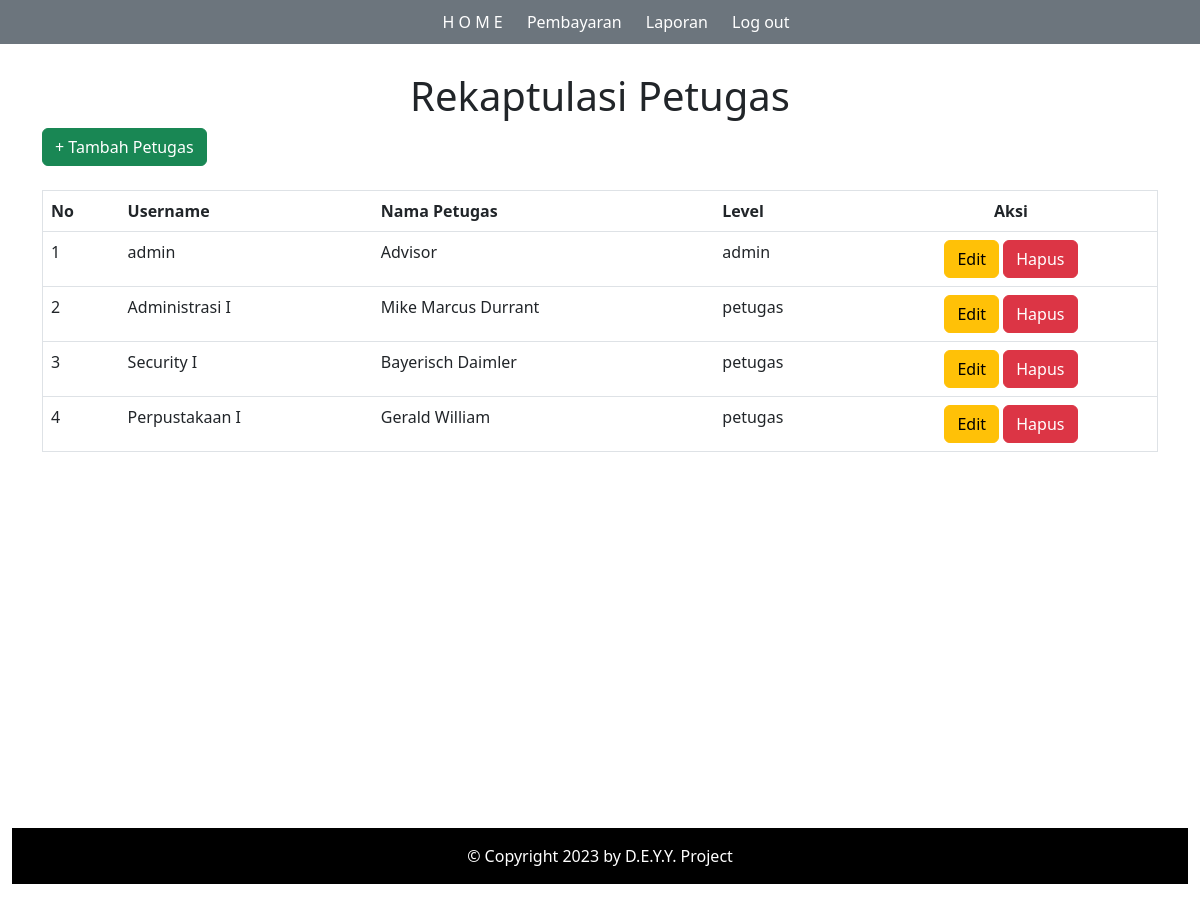
Page /PembayaranSPPSekolah/petugas.php on the committed database.
### tables this page shows
CREATE TABLE `tb_petugas` (
  `id_petugas` int(11) NOT NULL,
  `username` varchar(100) NOT NULL,
  `password` varchar(100) NOT NULL,
  `nama_petugas` varchar(100) NOT NULL,
  `level` enum('admin','petugas') NOT NULL,
  `token` text DEFAULT NULL
);

### PembayaranSPPSekolah/petugas.php (the view, shortened to what this page needs)
<?php
$koneksi = mysqli_connect('localhost', 'root', '', 'db_spp');
?>
<!doctype html>
<html lang="en">
<head>
    <link rel="stylesheet" href="assets/css/style.css">
    <link rel="stylesheet" href="assets/css/bootstrap.min.css">
</head>
<body class="container-fluid">
    <?php
    include "header.php";
    ?>
    <br>
    <div class="container">
        <div class="text-center">
            <h1 class="mt-5">Rekaptulasi Petugas</h1>
        </div>
        <a href="petugas-tambah.php" class="btn btn-success">+ Tambah Petugas</a>
        <br><br>
        <table border="1" width="100%" class="table table-hover">
            <tr>
                <th>No</th>
                <th>Username</th>
                <th>Nama Petugas</th>
                <th>Level</th>
                <th class="text-center">Aksi</th>
            </tr>
            <?php
            $no = 1;
            $sql = "CALL pPetugas1()";
            $query = mysqli_query($koneksi, $sql);
            while ($data = mysqli_fetch_array($query)) {?>
                <tr>
                    <td><?= $no++; ?></td>
                    <td><?= $data['username']; ?></td>
                    <td><?= $data['nama_petugas']; ?></td>
                    <td><?= $data['level']; ?></td>
                    <td class="text-center"><a href="petugas-edit.php?id_petugas=<?= $data['id_petugas']; ?>" class="btn btn-warning">Edit</a> <a href="petugas-hapus.php?id_petugas=<?= $data['id_petugas']; ?>" onclick="return confirm('Apakah Anda yakin ingin menghapus data ini?')" class="btn btn-danger">Hapus</a></td>
                </tr>
                <?php
            } ?>
        </table>
    </div>
    <br><br><br><br><br><br><br><br><br><br><br><br><br><br><br>
    <footer class="text-center" style="background-color: black;">
        <p class="text-white p-3">&copy; Copyright 2023 by D.E.Y.Y. Project</p>
    </footer>
</body>
</html>

### PembayaranSPPSekolah/assets/css/style.css (style rules this page uses)
* { margin: 0; padding: 0; }

### rows in the picture
tb_petugas: username "admin", nama_petugas "Advisor", level "admin"
tb_petugas: username "Administrasi I", nama_petugas "Mike Marcus Durrant", level "petugas"
tb_petugas: username "Security I", nama_petugas "Bayerisch Daimler", level "petugas"
tb_petugas: username "Perpustakaan I", nama_petugas "Gerald William", level "petugas"
